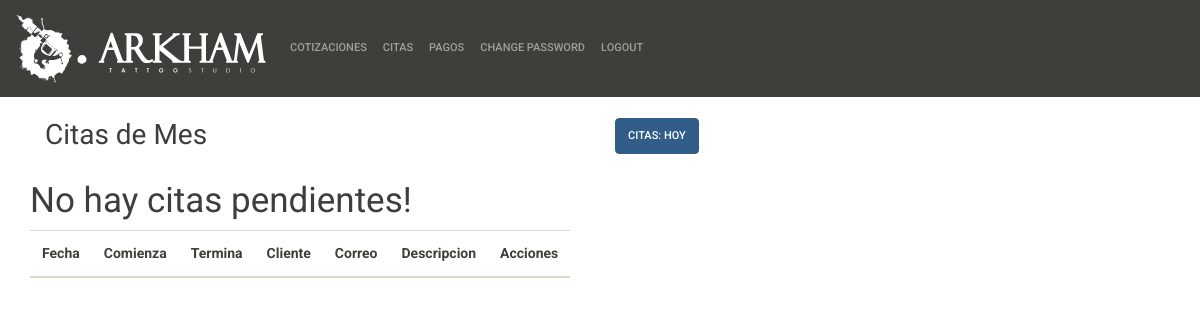
The app's page /citas/mes/ (signed in), older data.
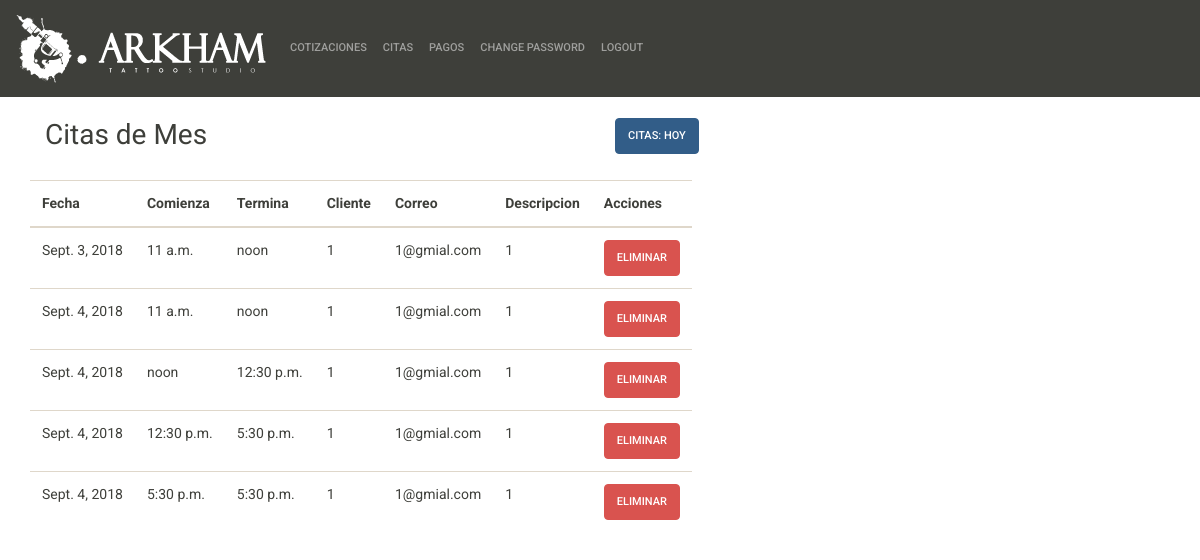
The same page, newer data.
### web/models.py (models this page shows, shortened)
class Appointment(models.Model):
    cliente = models.ForeignKey(Client, on_delete=models.CASCADE)
    descripcion = models.TextField(max_length=280, default='')
    dia = models.DateField(auto_now=False, auto_now_add=False)
    start = models.TimeField(auto_now=False, auto_now_add=False)
    end = models.TimeField(auto_now=False, auto_now_add=False)

class Client(models.Model):
    nombre = models.CharField(max_length=128, blank=False)
    edad   = models.IntegerField(default=18)
    telefono = models.CharField(max_length=10)
    correo = models.EmailField(max_length=254)
    vicitas = models.IntegerField(default=0)
    def __str__(self):
        return self.nombre

### appointments/views.py (the view)
# urls.py: path('mes/', views.AgendarListM.as_view(), name='cita_lista_m'),
class AgendarListM(LoginRequiredMixin, ListView):
    model = Appointment
    template_name = 'admin/agendar_lista_m.html'
    def get_queryset(self):
        return Appointment.objects.filter(dia__month=now().month)

### templates/admin/agendar_lista_m.html
{% extends 'admin/admin_index.html' %}
{% load staticfiles %}
{% load tz %}
{% block content %}
<div class="container">
  <br>
  <div class="row">
    <div class="col">
      <h2>Citas de Mes</h2>
    </div>
    <div class="col">
      <button onclick="location.href={% url 'cita_lista_d' %}" type="button" class="btn btn-primary">Citas: Hoy</button>
    </div>
  </div>
  <br>
  <div class="row">
    <table class="table table-responsive table-hover">
    <thead>
      <tr>
        <th scope="col">Fecha</th>
        <th scope="col">Comienza</th>
        <th scope="col">Termina</th>
        <th scope="col">Cliente</th>
        <th scope="col">Correo</th>
        <th scope="col">Descripcion</th>
        <th scope="col">Acciones</th>
      </tr>
    </thead>
    <tbody>
      {% if object_list %}
        {% for citas in object_list %}
        <tr>
          <td>{{ citas.dia }}</td>
          <td>{{ citas.start }}</td>
          <td>{{ citas.end }}</td>
          <td>{{ citas.cliente }}</td>
          <td>{{ citas.cliente.correo }}</td>
          <td>{{ citas.descripcion }}</td>
          <td><a class="btn btn-danger" href="{% url 'cita_delete' citas.id %}">Eliminar</a></td>
        </tr>
      {% endfor %}
    {% else %}
    <br>
    <h1>No hay citas pendientes!</h1>
    <br>
    {% endif %}
    </tbody>
  </table>
  </div>
</div>
{% endblock %}

### templates/admin/admin_index.html (shortened to what this page needs)
{% load staticfiles %}
<!DOCTYPE html>
<html>
  <head>
    <link rel="stylesheet" href="{% static 'css/bootstrap-admin.min.css' %}">
  </head>
  <body>
    {% block navbar %}
    <nav class="navbar navbar-expand-lg navbar-dark bg-primary">
      <img class="navbar-brand" src="{% static 'images/logo_horizontal.png' %}">
      <div class="collapse navbar-collapse" id="navbarColor01">
        <ul class="navbar-nav mr-auto">
          <li class="nav-item">
            <a class="nav-link" href="{% url 'cotizar_lista' %}">Cotizaciones</a>
          </li>
          <li class="nav-item">
            <a class="nav-link" href="{% url 'cita_lista_d' %}">Citas</a>
          </li>
          <li class="nav-item">
            <a class="nav-link" href="{% url 'pagos_lista' %}">Pagos</a>
          </li>
          <li class="nav-item">
              <a class="nav-link" href="{% url 'change_password' %}">Change Password</a>
          </li>
          <li class="nav-item">
              <a class="nav-link" href="{% url 'logout' %}">Logout</a>
          </li>
        </ul>
      </div>
    </nav>
    {% endblock %}
    {% block content %}
    {% endblock %}
  </body>
</html>

Row changes from the older to the newer data that the page shows:
added Appointment: dia "Sept. 3, 2018", start "11 a.m.", end "noon", cliente "1", cliente.correo "1@gmial.com", descripcion "1"
added Appointment: dia "Sept. 4, 2018", start "11 a.m.", end "noon", cliente "1", cliente.correo "1@gmial.com", descripcion "1"
added Appointment: dia "Sept. 4, 2018", start "noon", end "12:30 p.m.", cliente "1", cliente.correo "1@gmial.com", descripcion "1"
added Appointment: dia "Sept. 4, 2018", start "12:30 p.m.", end "5:30 p.m.", cliente "1", cliente.correo "1@gmial.com", descripcion "1"
added Appointment: dia "Sept. 4, 2018", start "5:30 p.m.", end "5:30 p.m.", cliente "1", cliente.correo "1@gmial.com", descripcion "1"
Text that changed along with them:
text no longer shown: "No hay citas pendientes!"
